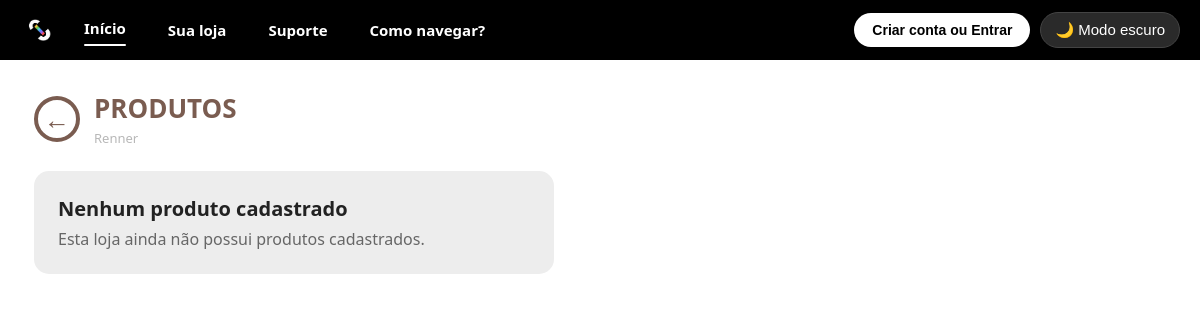
/loja/1/produtos/, run on an earlier commit of the app's database.
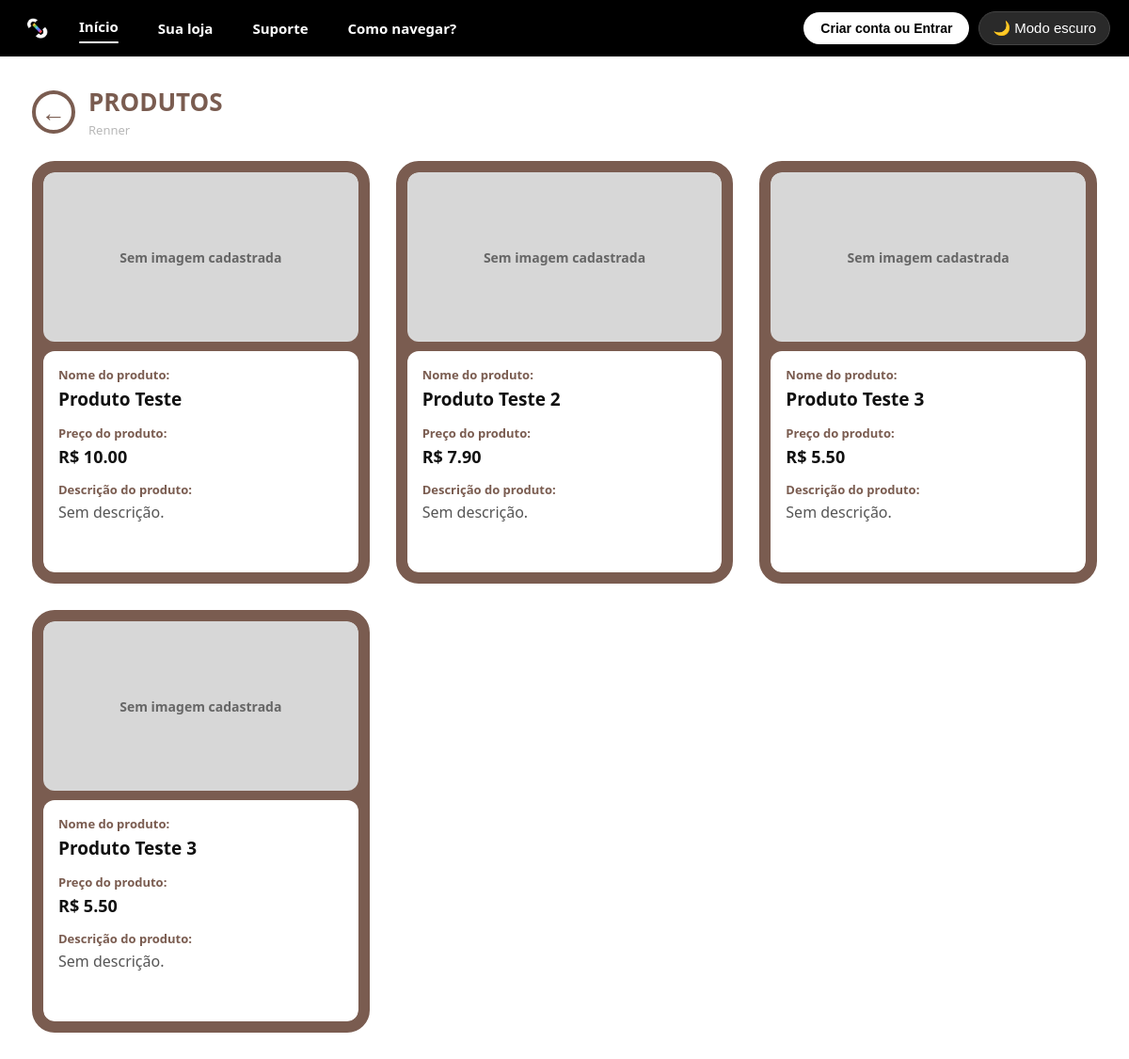
And on a later commit of the database.
### AppStoreLink/models.py (models this page shows, shortened)
class Loja(models.Model):
    id_loja = models.AutoField(primary_key=True)
    nome_loja = models.CharField(max_length=100)
    telefone_loja = models.CharField(max_length=15, blank=True, null=True)
    email_loja = models.EmailField(max_length=100)
    cnpj = models.CharField(max_length=18, unique=True) # !--!--!--!--!--!--!--! {{MUDAR PARA RECEBER TAMBEM CARACTERES "pois o CNPJ atual recebe letras tembem"}}  !--!--!--!--!--!--!--!
    foto_estabelecimento = models.CharField(max_length=255, blank=True, null=True)
    link = models.URLField(max_length=255, blank=True, null=True)
    id_endereco = models.ForeignKey(
        Endereco, on_delete=models.CASCADE, db_column="id_endereco"
    )
    id_categoria = models.ForeignKey(
        Categoria, on_delete=models.CASCADE, db_column="id_categoria"
    )

class Produto(models.Model):
    id_produto = models.AutoField(primary_key=True)
    nome_produto = models.CharField(max_length=100)
    preco = models.DecimalField(max_digits=10, decimal_places=2)
    descricao = models.TextField(blank=True, null=True)
    foto = models.CharField(max_length=255, blank=True, null=True)
    id_loja = models.ForeignKey(
        Loja, on_delete=models.CASCADE, db_column="id_loja"
    )
    id_categoria = models.ForeignKey(
        Categoria, on_delete=models.CASCADE, db_column="id_categoria"
    )

### AppStoreLink/views.py (the view)
def InformacoesProduto(request, id_loja):
    loja = get_object_or_404(
        Loja.objects.select_related(
            'id_categoria'
        ),
        id_loja=id_loja
    )
    produtos = Produto.objects.filter(
        id_loja=loja
    ).select_related(
        'id_categoria'
    ).order_by(
        'id_produto'
    )
    contexto = {
        'loja': loja,
        'produtos': produtos,
    }
    return render(
        request,
        'AppStoreLink/InformacoesProduto.html',
        contexto
    )

### AppStoreLink/context_processors.py (called while the page is built)
def usuario_logado(request): # -> define a função que chama a cada renderização
    usuario_id = request.session.get('usuario_id') # -> essa linha define que um 'usuario_id' e logado, e nao logado e um 'None'
    usuario = Usuario.objects.filter(pk=usuario_id).first() if usuario_id else None # -> verifica se o 'usuario_id' tem valor, caso nao, retorna 'None'
    return {'usuario_logado': usuario} # -> a chave 'usuario_logado' vira o nome da var. em templates

### templates/AppStoreLink/InformacoesProduto.html (shortened to what this page needs)
{% load static %}
<!DOCTYPE html>
<html lang="pt-BR">
<head>
  <link
    rel="stylesheet"
    href="{% static 'AppStoreLink/styles/style.css' %}"
  >
  <link
    rel="stylesheet"
    href="{% static 'AppStoreLink/styles/informacoes-produto.css' %}"
  >
</head>
<body>
  <div class="topbar">
    <div class="logo-icon">
      <img
        src="{% static 'AppStoreLink/images/icon-dark.png' %}"
        alt="StoreLink"
      >
    </div>
    <a
      class="nav-btn active"
      href="{% url 'index' %}"
    >
      Início
    </a>
    <a
      class="nav-btn"
      href="{% url 'perfil-loja' %}"
    >
      Sua loja
    </a>
    <a
      class="nav-btn"
      href="{% url 'suporte' %}"
    >
      Suporte
    </a>
    <a
      class="nav-btn"
      onclick="setActiveNav(this)"
    >
      Como navegar?
    </a>
    {% if request.user.is_authenticated %}
      <button
        class="nav-account-btn"
        data-url="{% url 'perfil-consumidor' %}"
        onclick="location.href=this.dataset.url"
      >
        👤 Minha conta
      </button>
    {% else %}
      <button
        class="nav-account-btn"
        data-url="{% url 'cadastro' %}"
        onclick="location.href=this.dataset.url"
      >
        Criar conta ou Entrar
      </button>
    {% endif %}
    <button
      class="theme-toggle"
      onclick="toggleTheme(this)"
    >
      🌙 Modo escuro
    </button>
  </div>
  <main
    class="
      info-produto-page
      {% if loja.id_categoria.tipo_categoria == 'Alimentos' %}
        info-alimentos
      {% elif loja.id_categoria.tipo_categoria == 'Moda' %}
        info-moda
      {% elif loja.id_categoria.tipo_categoria == 'Esportes' %}
        info-esportes
      {% elif loja.id_categoria.tipo_categoria == 'Construção' %}
        info-construcao
      {% elif loja.id_categoria.tipo_categoria == 'Saúde' %}
        info-saude
      {% elif loja.id_categoria.tipo_categoria == 'Pets' %}
        info-pets
      {% elif loja.id_categoria.tipo_categoria == 'Ambiente' %}
        info-ambiente
      {% elif loja.id_categoria.tipo_categoria == 'Tecnologia' %}
        info-tecnologia
      {% elif loja.id_categoria.tipo_categoria == 'Beleza' %}
        info-beleza
      {% else %}
        info-outros
      {% endif %}
    "
  >
    <div class="info-lista-topo">
      <a
        class="info-voltar"
        href="{% url 'InformacoesLoja' loja.id_loja %}"
        aria-label="Voltar"
      >
        ←
      </a>
      <div>
        <h1>
          PRODUTOS
        </h1>
        <p>
          {{ loja.nome_loja }}
        </p>
      </div>
    </div>
    {% if produtos %}
      <div class="info-produto-grid">
        {% for produto in produtos %}
          <article class="info-produto-card">
            <div class="info-produto-imagem">
              {% if produto.foto %}
                <img
                  src="{{ produto.foto }}"
                  alt="{{ produto.nome_produto }}"
                  onerror="
                    this.style.display='none';
                    this.nextElementSibling.style.display='flex';
                  "
                >
                <div
                  class="info-sem-imagem"
                  style="display: none;"
                >
                  Sem imagem cadastrada
                </div>
              {% else %}
                <div class="info-sem-imagem">
                  Sem imagem cadastrada
                </div>
              {% endif %}
            </div>
            <div class="info-produto-corpo">
              <span class="info-label">
                Nome do produto:
              </span>
              <h2>
                {{ produto.nome_produto }}
              </h2>
              <span class="info-label">
                Preço do produto:
              </span>
              <strong class="info-preco">
                R$ {{ produto.preco }}
              </strong>
              <span class="info-label">
                Descrição do produto:
              </span>
              <p>
                {% if produto.descricao %}
                  {{ produto.descricao }}
                {% else %}
                  Sem descrição.
                {% endif %}
              </p>
            </div>
          </article>
        {% endfor %}
      </div>
    {% else %}
      <div class="info-vazio">
        <h2>
          Nenhum produto cadastrado
        </h2>
        <p>
          Esta loja ainda não possui produtos cadastrados.
        </p>
      </div>
    {% endif %}
  </main>
</body>
</html>

### AppStoreLink/static/AppStoreLink/styles/style.css (style rules this page uses)
* { margin: 0; padding: 0; box-sizing: border-box; }
:root { --bg-page: #ffffff; --text-color: #222222; --hint-color: #b8b8b8; --topbar-bg: #000000; --search-bg: #000000; }
body { font-family: 'Segoe UI', Arial, sans-serif; background: var(--bg-page); color: var(--text-color); transition: background 0.25s ease, color 0.25s ease; }
.topbar { background: var(--topbar-bg); display: flex; align-items: center; padding: 10px 20px; gap: 10px; position: relative; z-index: 200; }
.logo-icon { width: 38px; height: 38px; background: transparent; border-radius: 8px; display: flex; align-items: center; justify-content: center; overflow: hidden; padding: 4px; }
.logo-icon img { width: 100%; height: 100%; object-fit: contain; }
.nav-btn { position: relative; background: transparent; border: none; color: #fff; font-weight: 600; font-size: 15px; padding: 10px 16px; border-radius: 6px; cursor: pointer; transition: transform 0.2s ease, color 0.2s ease, background 0.2s ease; }
.nav-btn.active { color: #fff; transform: translateY(-2px); }
.nav-btn.active::after { content: ""; position: absolute; left: 16px; right: 16px; bottom: 2px; height: 2px; border-radius: 2px; background: #fff; }
.nav-account-btn { margin-left: auto; background: #fff; color: #000; border: none; font-weight: 700; font-size: 14px; padding: 9px 18px; border-radius: 20px; cursor: pointer; display: flex; align-items: center; gap: 6px; transition: transform 0.2s ease, filter 0.2s ease; }
.theme-toggle { background: #2a2a2a; border: 1px solid #444; color: #fff; font-size: 15px; padding: 8px 14px; border-radius: 20px; cursor: pointer; display: flex; align-items: center; gap: 6px; }

### AppStoreLink/static/AppStoreLink/styles/informacoes-produto.css (style rules this page uses)
.topbar .nav-btn { text-decoration: none; }
.info-produto-page { --cor-categoria: #cfcfcf; min-height: calc(100vh - 58px); padding: 30px 34px 55px; background: var(--bg-page); color: var(--text-color); }
.info-moda { --cor-categoria: #7a5c50; }
.info-lista-topo { display: flex; align-items: center; gap: 14px; margin-bottom: 24px; }
.info-voltar { width: 46px; height: 46px; border: 4px solid var(--cor-categoria); border-radius: 50%; display: flex; align-items: center; justify-content: center; color: var(--cor-categoria); text-decoration: none; font-size: 26px; font-weight: 900; transition: transform 0.2s ease, background 0.2s ease, color 0.2s ease; }
.info-lista-topo h1 { margin: 0; color: var(--cor-categoria); font-size: 26px; font-weight: 900; }
.info-lista-topo p { margin: 3px 0 0; color: var(--hint-color); font-size: 13px; }
.info-produto-grid { display: grid; grid-template-columns: repeat( auto-fill, minmax(290px, 1fr) ); gap: 28px; }
.info-produto-card { border: 12px solid var(--cor-categoria); border-radius: 24px; overflow: hidden; background: var(--cor-categoria); transition: transform 0.22s ease, box-shadow 0.22s ease; }
.info-produto-imagem { height: 180px; overflow: hidden; border-radius: 12px; background: #d7d7d7; }
.info-sem-imagem { width: 100%; height: 100%; display: flex; align-items: center; justify-content: center; color: #666666; font-size: 14px; font-weight: 700; }
.info-produto-corpo { min-height: 235px; margin-top: 10px; padding: 16px; border-radius: 12px; background: #ffffff; color: #222222; }
.info-label { display: block; margin-bottom: 4px; color: var(--cor-categoria); font-size: 13px; font-weight: 800; }
.info-produto-corpo h2 { margin: 0 0 14px; font-size: 19px; color: #111111; }
.info-preco { display: block; margin-bottom: 14px; font-size: 18px; color: #111111; }
.info-produto-corpo p { margin: 0; color: #555555; line-height: 1.45; }

What changed in the data, as far as the page shows it:
added Produto: shows "Sem imagem cadastrada", nome_produto "Produto Teste", preco "10.00", shows "Sem descrição."
added Produto: shows "Sem imagem cadastrada", nome_produto "Produto Teste 2", preco "7.90", shows "Sem descrição."
added Produto: shows "Sem imagem cadastrada", nome_produto "Produto Teste 3", preco "5.50", shows "Sem descrição."
added Produto: shows "Sem imagem cadastrada", nome_produto "Produto Teste 3", preco "5.50", shows "Sem descrição."
Also different on the page:
text no longer shown: "Nenhum produto cadastrado Esta loja ainda não possui produtos cadastrados."
